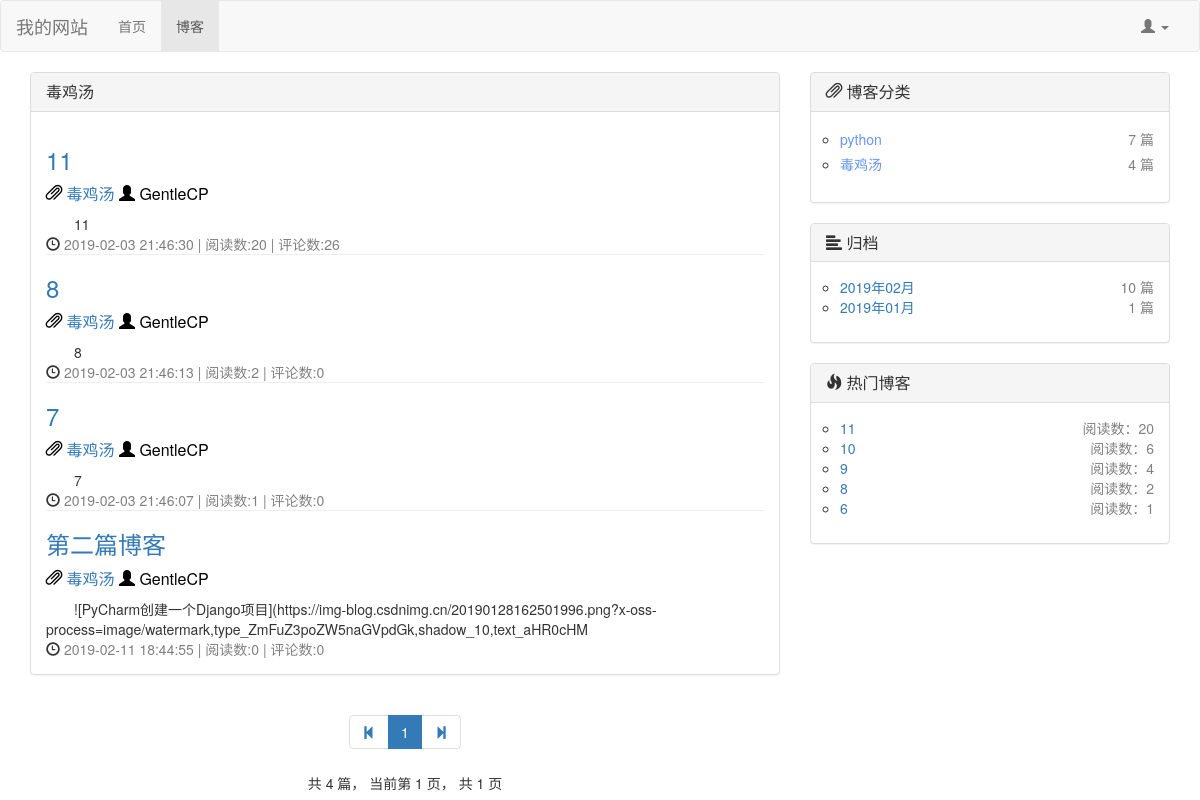
Page /blog/blog_type/2 on the earlier database version.
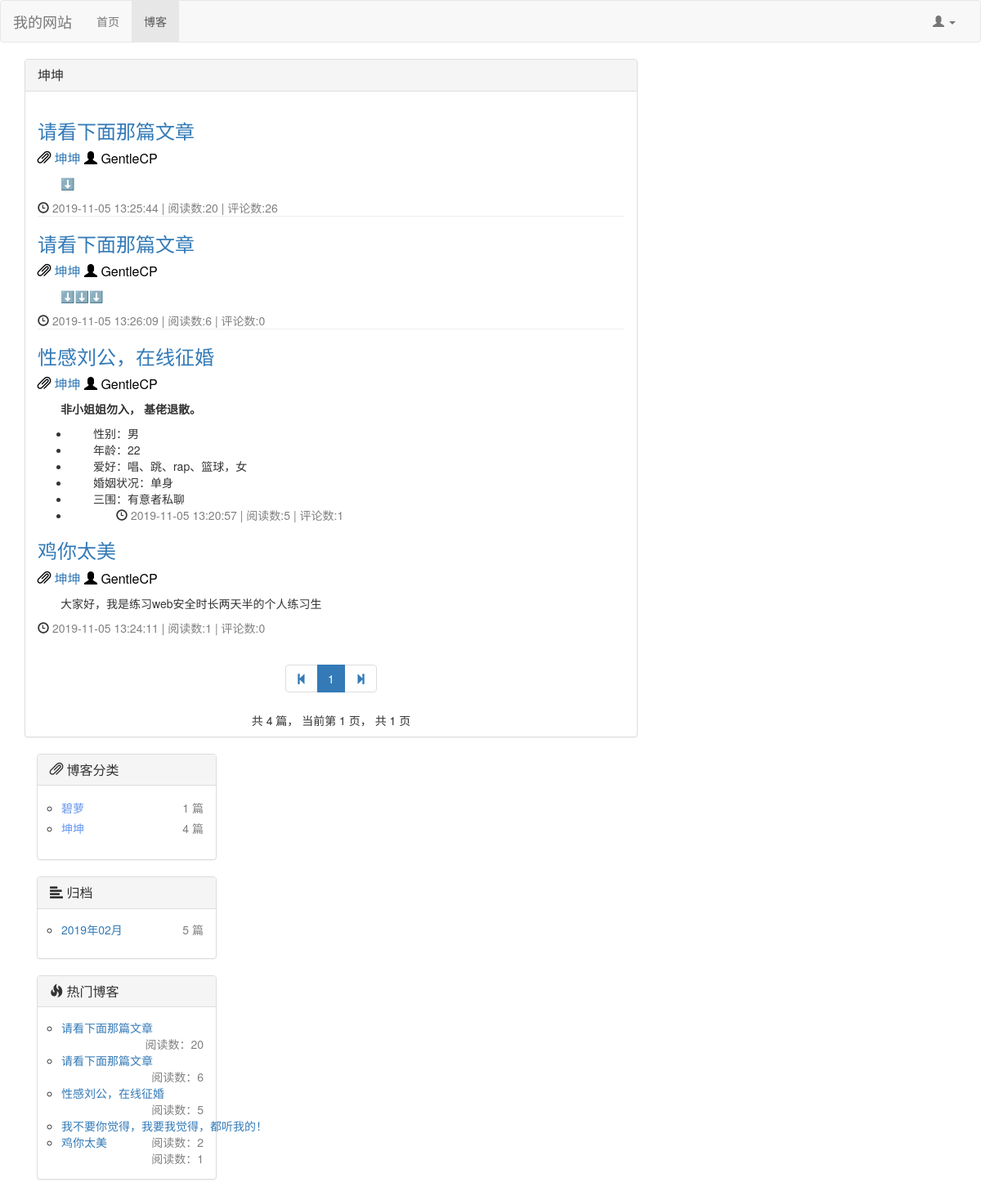
Same page on the later database version.
### blog/models.py (models this page shows, shortened)
class BlogType(models.Model):
    type_name = models.CharField(max_length=30, verbose_name="博客类型")

class Blog(models.Model, ReadNumExtendMethod):
    title = models.CharField(max_length=40, verbose_name="标题")
    blog_type = models.ForeignKey(BlogType, on_delete=models.DO_NOTHING, verbose_name="博客类型")
    author = models.ForeignKey(User, on_delete=models.DO_NOTHING, verbose_name="作者")
    content = RichTextUploadingField(verbose_name="内容")
    created_time = models.DateTimeField(auto_now_add=True, verbose_name="创建时间")
    last_modified_time = models.DateTimeField(auto_now=True, verbose_name="上次修改时间")
    class Meta:
        ordering = ['-created_time', ]  # 这里让前端网页在对从request获取到的数据排序按照创建时间由新到旧

### read_statistic/models.py (models this page shows, shortened)
class ReadNum(models.Model):
    read_num = models.IntegerField(default=0)
    content_type = models.ForeignKey(ContentType,on_delete=models.DO_NOTHING) # 将ContentType绑定作为外键生成contenttype对象
    object_id = models.PositiveIntegerField() # 对象的id，确定了对象后根据id唯一定位对象
    content_object = GenericForeignKey('content_type','object_id') # 将上面两个合并成一个content对象

### blog/views.py (the view)
# urls.py: path('blog_type/<int:blog_type_id>',views.get_blog_with_type, name = "blog_with_type"), #所有该类型下的blog
def get_blog_with_type(request, blog_type_id):
    type = get_object_or_404(BlogType, id=blog_type_id)
    all_blogs = Blog.objects.filter(blog_type=type)  # 获取该type下所有的blog
    context = get_blog_common(request, all_blogs)
    context['blog_type'] = type
    return render(request, 'blog_with_type.html', context)

### blog/utils.py (called while the page is built)
def blogs_pagination(request, all_blogs):
    blog_paginator = Paginator(all_blogs, settings.BLOGS_PER_PAGE)  # 博客分页器，5条一页
    page_num = request.GET.get('page', 1)  # 获取url请求中页面的参数
    blogs_in_page = blog_paginator.get_page(page_num)  # 根据页面获取到该页的blog对象
    current_page_num = blogs_in_page.number  # 当前页面
    page_range = [i for i in [current_page_num - 2, current_page_num - 1, current_page_num,
                              current_page_num + 1, current_page_num + 2] if
                  i > 0 and i <= blog_paginator.num_pages]
    return blogs_in_page, page_range

def get_blog_types():
    blog_types = BlogType.objects.all()
    for blog_type in blog_types:
        blog_count = Blog.objects.filter(blog_type=blog_type).count()  # 根据博客类型统计该类型下的博客数量
        blog_type.blog_count = blog_count
    return blog_types

### comment/templatetags/comment_tags.py (called while the page is built)
@register.simple_tag  # simple_tag允许传入多个参数
def get_comment_num(obj):
    content_type = ContentType.objects.get_for_model(obj)  # 通过对象获取content_type
    comment_num = Comment.objects.filter(content_type=content_type, object_id=obj.id).count()  # 评论数
    return comment_num

### blog/templates/blog_with_type.html (shortened to what this page needs)
{% extends 'blog_list.html' %}
{% block blog-head %}{{ blog_type.type_name }}{% endblock %}

### blog/templates/blog_list.html (shortened to what the changed rows need)
{% extends 'base.html' %}
{% load staticfiles %}
{% load comment_tags %}
{% block head_extends %}
    <link rel="stylesheet" href="{% static 'css/blog.css' %}">
{% endblock %}
{% block content %}
    <div class="container">
        <div class="row">
            <div class="col-md-8">
                <div class="panel panel-default">
                    <div class="panel-heading">
                        <h3 class="panel-title">{% block blog-head %}{% endblock %}</h3>
                    </div>
                    <div class="panel-body">
                        {% for blog in blogs_in_page.object_list %}
                            <div class="blog">
                                <h3><a href={% url 'blog_detail' blog.id %}>{{ blog.title }}</a></h3>
                                <p class="blog-info">
                                    <span class="glyphicon glyphicon-paperclip"
                                          aria-hidden="true"></span> <a
                                        href= {% url 'blog_with_type' blog.blog_type.id %}>{{ blog.blog_type.type_name }}</a>
                                    <span class="glyphicon glyphicon-user"
                                          aria-hidden="true"></span> {{ blog.author }}
                                </p>
                                <div class="blog-outline">
                                    {{ blog.content | truncatechars:150 |safe}}
                                </div>
                                <nobr><span class="glyphicon glyphicon-time"
                                          aria-hidden="true"></span> <font
                                        color="gray">{{ blog.last_modified_time|date:"Y-m-d H:i:s" }}</font></nobr>
                                <nobr><font color="gray"> | 阅读数:{{ blog.get_read_num }}</font></nobr>
                            <nobr><font color="gray"> | 评论数:{% get_comment_num blog %}</font></nobr>
                            </div>
                        {% empty %}
                            暂无博客，赶快去写一个吧~
                        {% endfor %}
                    </div>
                </div>
                <div class="blog-paging">
                    <ul class="pagination">
                        {% for page_num in page_range %}
                            {% if page_num == blogs_in_page.number %}
                                <li class="active">
                                    <span>{{ page_num }} <span class="sr-only">(current)</span></span>
                                </li>
                            {% else %}
                                <li><a href="?page={{ page_num }}">{{ page_num }}</a></li>
                            {% endif %}
                        {% endfor %}
                    </ul>
                </div>
            </div>
            <div class="col-md-4">
                <div class="panel panel-default">
                    <div class="panel-body">
                        <ul class="blog-types">
                            {% for blog_type in blog_types %}
                                <li style="line-height:25px">
                                    <nobr class ="blog-url"><a href= {% url 'blog_with_type' blog_type.id %}>
                                        <font color="#6495ed"> {{ blog_type.type_name }} </font></a></nobr>
                                    <nobr class = "blog-arg">{{ blog_type.blog_count }} 篇</nobr>
                                </li>
                            {% empty %}
                                <li><a>暂无类型，赶快去添加分类吧~</a></li>
                            {% endfor %}
                        </ul>
                    </div>
                </div>
                <div class="panel panel-default">
                    <div class="panel-body">
                        <ul class="blog-types">
                            {% for blog_date, blog_count in blog_dates.items %}
                                <li>
                                    <nobr class="blog-url"><a
                                            href= {% url 'blog_with_date'  blog_date.year blog_date.month %}>
                                        {{ blog_date | date:"Y年m月" }}</a></nobr>
                                    <nobr class="blog-arg">{{ blog_count }} 篇</nobr>
                                </li>
                            {% endfor %}
                        </ul>
                    </div>
                </div>
                <div class="panel panel-default">
                    <div class="panel-body">
                        <ul class="blog-types">
                            {% for hot_blog in hot_blogs %}
                                <li>
                                    <nobr class="blog-url"><a href={% url 'blog_detail' hot_blog.id %}>
                                        {{ hot_blog.title }} </a></nobr>
                                    <nobr class="blog-arg">阅读数：{{ hot_blog.get_read_num }}</nobr>
                                </li>
                            {% endfor %}
                        </ul>
                    </div>
                </div>
            </div>
        </div>
    </div>
{% endblock %}

Differences in the rows shown:
removed Blog: title "7", blog_type.type_name "毒鸡汤", author "GentleCP", content "7", last_modified_time "2019-02-03 21:46:07", get_read_num "1", id "0"
removed Blog: title "第二篇博客", blog_type.type_name "毒鸡汤", author "GentleCP", content "![PyCharm创建一个Django项目](https://img-blog.csdnimg.cn/20190128162501996.png?x-oss-process=image/watermark,type_ZmFuZ3poZW5naGVpdGk,shadow_10,text_aHR0cHM", last_modified_time "2019-02-11 18:44:55", get_read_num "0", id "0"
no longer on one of the page's lists (row edited): Blog: title "8", blog_type.type_name "毒鸡汤", author "GentleCP", content "8", last_modified_time "2019-02-03 21:46:13", get_read_num "2", id "0"
changed BlogType (number 1 of 2 on the later page): type_name "毒鸡汤" → "坤坤"
changed Blog (number 1 of 5 on the later page): title "11" → "请看下面那篇文章"; blog_type.type_name "毒鸡汤" → "坤坤"; content "11" → "⬇️"; last_modified_time "2019-02-03 21:46:30" → "2019-11-05 13:25:44"
now on one of the page's lists (row edited): Blog: title "请看下面那篇文章", blog_type.type_name "坤坤", author "GentleCP", content "⬇️⬇️⬇️", last_modified_time "2019-11-05 13:26:09", get_read_num "6", id "0"
changed Blog (number 2 of 5 on the later page): title "10" → "请看下面那篇文章"
now on one of the page's lists (row edited): Blog: title "性感刘公，在线征婚", blog_type.type_name "坤坤", author "GentleCP", content "非小姐姐勿入， 基佬退散。 性别：男 年龄：22 爱好：唱、跳、rap、篮球，女 婚姻状况：单身 三围：有意者私聊", last_modified_time "2019-11-05 13:20:57", get_read_num "5", id "1"
changed Blog: title "9" → "性感刘公，在线征婚"; get_read_num "4" → "5"
now on one of the page's lists (row edited): Blog: title "鸡你太美", blog_type.type_name "坤坤", author "GentleCP", content "大家好，我是练习web安全时长两天半的个人练习生", last_modified_time "2019-11-05 13:24:11", get_read_num "1", id "0"
changed Blog: title "6" → "鸡你太美"
changed BlogType (number 2 of 2 on the later page): type_name "python" → "碧萝"; blog_count "7" → "1"
changed Blog: title "8" → "我不要你觉得，我要我觉得，都听我的！"
Other differences:
new list line: "2019年02月 5 篇"
list line gone: "2019年02月 10 篇"
list line gone: "2019年01月 1 篇"
